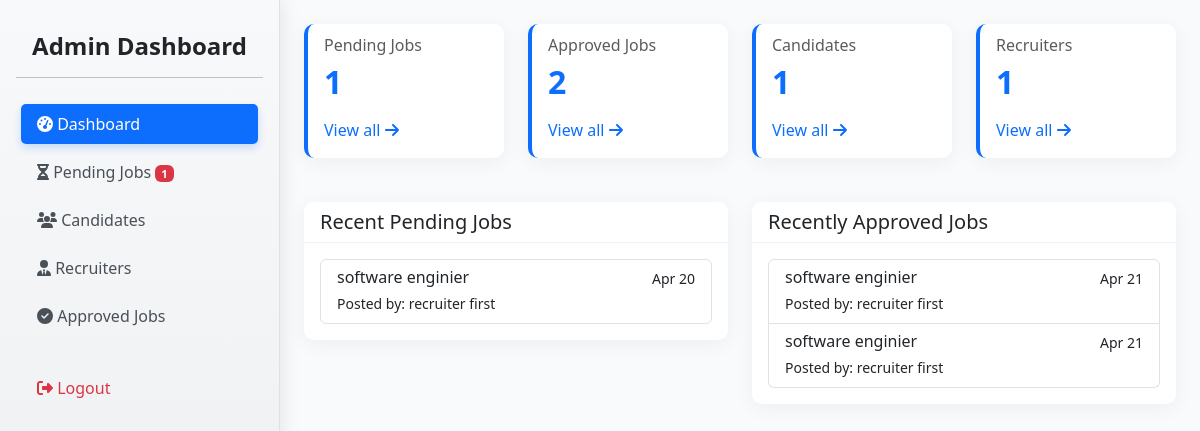
/admin_dashboard.php (signed in), run on the app's committed database.
### tables this page shows
CREATE TABLE `job` (
  `id` int(11) NOT NULL,
  `title` varchar(255) DEFAULT NULL,
  `mission` text DEFAULT NULL,
  `type_contract` varchar(255) DEFAULT NULL,
  `salary` double DEFAULT NULL,
  `status` enum('pending','approved','rejected','') DEFAULT NULL,
  `expiration_date` date DEFAULT NULL,
  `category_id` int(11) DEFAULT NULL,
  `recruiter_id` int(11) DEFAULT NULL,
  `created_at` timestamp NOT NULL DEFAULT current_timestamp(),
  `updated_at` timestamp NOT NULL DEFAULT current_timestamp() ON UPDATE current_timestamp()
);

CREATE TABLE `recruiter` (
  `id` int(11) NOT NULL,
  `first_name` varchar(255) DEFAULT NULL,
  `last_name` varchar(50) NOT NULL,
  `email` varchar(255) DEFAULT NULL,
  `password` varchar(255) DEFAULT NULL,
  `address` text DEFAULT NULL,
  `profile_picture` text DEFAULT NULL,
  `company_id` int(11) DEFAULT NULL,
  `created_at` timestamp NOT NULL DEFAULT current_timestamp(),
  `updated_at` timestamp NOT NULL DEFAULT current_timestamp() ON UPDATE current_timestamp()
);

### admin_tabs/dashboard.php (the view)
<?php
$pending_jobs_count = $conn->query("SELECT COUNT(*) FROM job WHERE status = 'pending'")->fetch_row()[0];
$approved_jobs_count = $conn->query("SELECT COUNT(*) FROM job WHERE status = 'approved'")->fetch_row()[0];
$candidates_count = $conn->query("SELECT COUNT(*) FROM users WHERE type = 'candidat'")->fetch_row()[0];
$recruiters_count = $conn->query("SELECT COUNT(*) FROM recruiter")->fetch_row()[0];
?>
<div class="row mb-4">
    <div class="col-md-3">
        <div class="card dashboard-card animate__animated animate__fadeIn animate__delay-1s">
            <div class="card-body">
                <h6 class="card-subtitle mb-2 text-muted">Pending Jobs</h6>
                <h2 class="mb-3"><?= $pending_jobs_count ?></h2>
                <a href="?tab=pending-jobs" class="card-link">View all <i class="fas fa-arrow-right"></i></a>
            </div>
        </div>
    </div>
    <div class="col-md-3">
        <div class="card dashboard-card animate__animated animate__fadeIn animate__delay-2s">
            <div class="card-body">
                <h6 class="card-subtitle mb-2 text-muted">Approved Jobs</h6>
                <h2 class="mb-3"><?= $approved_jobs_count ?></h2>
                <a href="?tab=approved-jobs" class="card-link">View all <i class="fas fa-arrow-right"></i></a>
            </div>
        </div>
    </div>
    <div class="col-md-3">
        <div class="card dashboard-card animate__animated animate__fadeIn animate__delay-3s">
            <div class="card-body">
                <h6 class="card-subtitle mb-2 text-muted">Candidates</h6>
                <h2 class="mb-3"><?= $candidates_count ?></h2>
                <a href="?tab=candidates" class="card-link">View all <i class="fas fa-arrow-right"></i></a>
            </div>
        </div>
    </div>
    <div class="col-md-3">
        <div class="card dashboard-card animate__animated animate__fadeIn animate__delay-4s">
            <div class="card-body">
                <h6 class="card-subtitle mb-2 text-muted">Recruiters</h6>
                <h2 class="mb-3"><?= $recruiters_count ?></h2>
                <a href="?tab=recruiters" class="card-link">View all <i class="fas fa-arrow-right"></i></a>
            </div>
        </div>
    </div>
</div>
<div class="row">
    <div class="col-md-6">
        <div class="card animate__animated animate__fadeIn">
            <div class="card-header">
                <h5 class="mb-0">Recent Pending Jobs</h5>
            </div>
            <div class="card-body">
                <?php
                $recent_pending = $conn->query("
                    SELECT j.title, j.created_at, r.first_name, r.last_name
                    FROM job j
                    JOIN recruiter r ON j.recruiter_id = r.id
                    WHERE j.status = 'pending'
                    ORDER BY j.created_at DESC
                    LIMIT 5
                ")->fetch_all(MYSQLI_ASSOC);
                if (empty($recent_pending)): ?>
                    <div class="alert alert-info">No pending jobs found.</div>
                <?php else: ?>
                    <div class="list-group">
                        <?php foreach ($recent_pending as $job): ?>
                            <a href="?tab=pending-jobs" class="list-group-item list-group-item-action">
                                <div class="d-flex w-100 justify-content-between">
                                    <h6 class="mb-1"><?= htmlspecialchars($job['title']) ?></h6>
                                    <small><?= date('M d', strtotime($job['created_at'])) ?></small>
                                </div>
                                <small>Posted by: <?= htmlspecialchars($job['first_name'].' '.$job['last_name']) ?></small>
                            </a>
                        <?php endforeach; ?>
                    </div>
                <?php endif; ?>
            </div>
        </div>
    </div>
    <div class="col-md-6">
        <div class="card animate__animated animate__fadeIn">
            <div class="card-header">
                <h5 class="mb-0">Recently Approved Jobs</h5>
            </div>
            <div class="card-body">
                <?php
                $recent_approved = $conn->query("
                    SELECT j.title, j.updated_at, r.first_name, r.last_name
                    FROM job j
                    JOIN recruiter r ON j.recruiter_id = r.id
                    WHERE j.status = 'approved'
                    ORDER BY j.updated_at DESC
                    LIMIT 5
                ")->fetch_all(MYSQLI_ASSOC);
                if (empty($recent_approved)): ?>
                    <div class="alert alert-info">No approved jobs found.</div>
                <?php else: ?>
                    <div class="list-group">
                        <?php foreach ($recent_approved as $job): ?>
                            <a href="?tab=approved-jobs" class="list-group-item list-group-item-action">
                                <div class="d-flex w-100 justify-content-between">
                                    <h6 class="mb-1"><?= htmlspecialchars($job['title']) ?></h6>
                                    <small><?= date('M d', strtotime($job['updated_at'])) ?></small>
                                </div>
                                <small>Posted by: <?= htmlspecialchars($job['first_name'].' '.$job['last_name']) ?></small>
                            </a>
                        <?php endforeach; ?>
                    </div>
                <?php endif; ?>
            </div>
        </div>
    </div>
</div>

### assets/CSS/style.css (style rules this page uses)
body { font-family: "Poppins", sans-serif; }
.animate__animated { animation-duration: 1s; }
.card { border: 1px solid #ddd; border-radius: 10px; transition: transform 0.3s ease-in-out, box-shadow 0.3s ease-in-out; }

### admin_dashboard.php (style rules this page uses)
:root { --sidebar-width: 280px; --primary-color: #0d6efd; --success-color: #198754; --danger-color: #dc3545; --warning-color: #ffc107; }
body { font-family: 'Segoe UI', Tahoma, Geneva, Verdana, sans-serif; }
.card { border: none; border-radius: 10px; box-shadow: 0 4px 20px rgba(0,0,0,0.05); transition: transform 0.3s ease, box-shadow 0.3s ease; margin-bottom: 20px; }
.card-header { background-color: white; border-bottom: 1px solid rgba(0,0,0,0.05); font-weight: 600; border-radius: 10px 10px 0 0 !important; }
.dashboard-card { border-left: 4px solid var(--primary-color); }
.dashboard-card h2 { font-weight: 700; color: var(--primary-color); }
.dashboard-card a { text-decoration: none; font-weight: 500; color: var(--primary-color); }

### data on the page
job: title "software enginier", created_at "Apr 20", recruiter.last_name "recruiter first"
job: title "software enginier", updated_at "Apr 21", recruiter.last_name "recruiter first"
job: title "software enginier", updated_at "Apr 21", recruiter.last_name "recruiter first"

### other printed values
$pending_count "1"
$pending_jobs_count "1"
$approved_jobs_count "2"
$candidates_count "1"
$recruiters_count "1"
